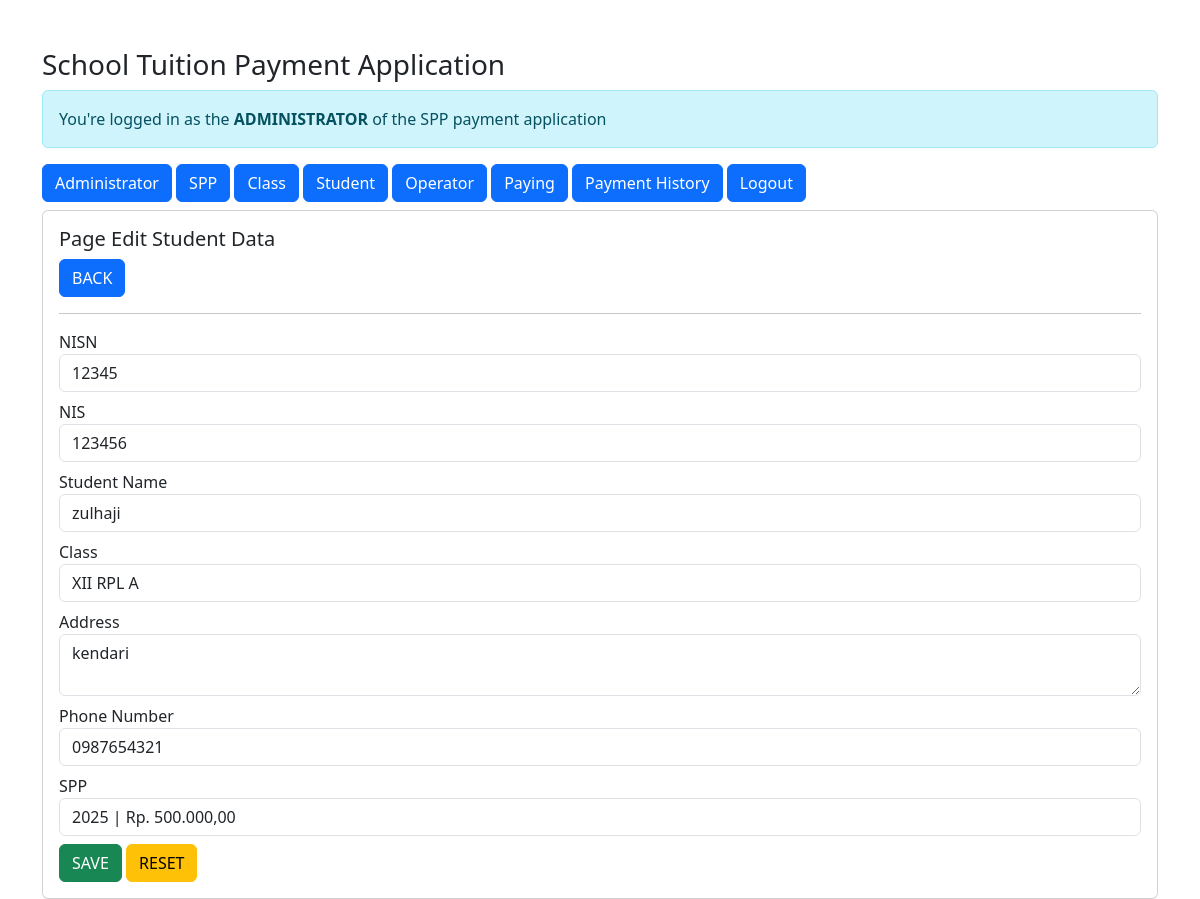
Page /admin/admin.php?url=edit-siswa&id_siswa=16 (signed in) on the committed database.
### tables this page shows
CREATE TABLE `siswa` (
  `id_siswa` int(11) NOT NULL,
  `nisn` char(10) DEFAULT NULL,
  `nis` char(8) DEFAULT NULL,
  `nama` varchar(50) DEFAULT NULL,
  `alamat` text DEFAULT NULL,
  `no_telp` varchar(13) DEFAULT NULL,
  `id_spp` int(11) DEFAULT NULL,
  `id_kelas` int(11) DEFAULT NULL
);

CREATE TABLE `kelas` (
  `id_kelas` int(11) NOT NULL,
  `nama_kelas` varchar(10) DEFAULT NULL,
  `kompetensi_keahlian` varchar(50) DEFAULT NULL
);

CREATE TABLE `spp` (
  `id_spp` int(11) NOT NULL,
  `tahun` int(11) DEFAULT NULL,
  `nominal` int(11) DEFAULT NULL
);

### admin/edit-siswa.php (the view, shortened to what this page needs)
<?php
$id_siswa = $_GET['id_siswa'];
include '../koneksi.php';
$sql = "SELECT*FROM  siswa,spp,kelas WHERE siswa.id_kelas=kelas.id_kelas AND siswa.id_spp=spp.id_spp AND id_siswa='$id_siswa' ORDER By nama ASC";
$query = mysqli_query($koneksi, $sql);
$data = mysqli_fetch_array($query);
?>
<h5>Page Edit Student Data</h5>
<a href="?url=siswa" class="btn btn-primary"> BACK </a>
<hr>
<form method="post" action="?url=proses-edit-siswa&id_siswa=<?= $id_siswa?>">
    <div class="form-group mb-2">
        <label>NISN</label>
        <input value="<?= $data['nisn']?>" readonly type="text" name="nisn" class="form-control" required>
    </div>
    <div class="form-group mb-2">
        <label>NIS</label>
        <input value="<?= $data['nis']?>" type="number" name="nis" class="form-control" required>
    </div>
    <div class="form-group mb-2">
        <label>Student Name</label>
        <input value="<?= $data['nama']?>" type="text" name="nama" class="form-control" required>
    </div>
    <div class="form-group mb-2">
        <label>Class</label>
        <select name="id_kelas" class="form-control" required>
            <option value=" <?= $data['id_kelas']?>"><?= $data['nama_kelas']?></option>
        </select>
    </div>
    <div class="form-group mb-2">
        <label>Address</label>
        <textarea name="alamat" class="form-control" required><?= $data['alamat']?></textarea>
    </div>
    <div class="form-group mb-2">
        <label>Phone Number</label>
        <input value="<?= $data['no_telp']?>" type="number" name="no_telp" class="form-control" required>
    </div>
    <div class="form-group mb-2">
        <label>SPP</label>
        <select name="id_spp" class="form-control" required>
            <option value="<?= $data['id_spp'] ?>"><?= $data['tahun']; ?> | Rp. <?= number_format($data['nominal'], 2, ',', '.'); ?></option>
        </select>
    </div>
    <div class="form-group">
        <button type="submit" class="btn btn-success"> SAVE </button>
        <button type="reset" class="btn btn-warning"> RESET </button>
    </div>
</form>

### rows in the picture
siswa: nisn "12345", nis "123456", nama "zulhaji", id_kelas "XII RPL A", alamat "kendari", no_telp "0987654321", id_spp "2025 | Rp. 500.000,00"
